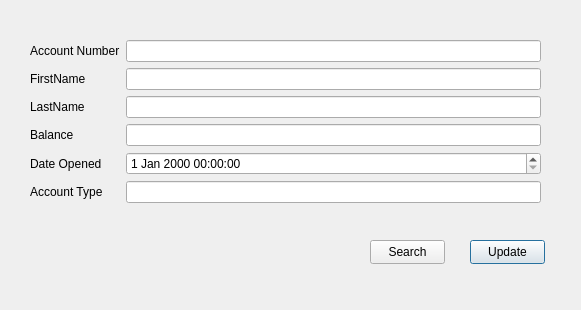
<?xml version="1.0" encoding="UTF-8"?>
<ui version="4.0">
 <class>UpdateAccount</class>
 <widget class="QDialog" name="UpdateAccount">
  <property name="geometry">
   <rect>
    <x>0</x>
    <y>0</y>
    <width>581</width>
    <height>310</height>
   </rect>
  </property>
  <property name="windowTitle">
   <string>Dialog</string>
  </property>
  <widget class="QPushButton" name="updateButton">
   <property name="geometry">
    <rect>
     <x>470</x>
     <y>240</y>
     <width>75</width>
     <height>24</height>
    </rect>
   </property>
   <property name="text">
    <string>Update</string>
   </property>
  </widget>
  <widget class="QWidget" name="formLayoutWidget">
   <property name="geometry">
    <rect>
     <x>30</x>
     <y>40</y>
     <width>511</width>
     <height>171</height>
    </rect>
   </property>
   <layout class="QFormLayout" name="formLayout">
    <item row="1" column="0">
     <widget class="QLabel" name="label">
      <property name="text">
       <string>FirstName </string>
      </property>
     </widget>
    </item>
    <item row="1" column="1">
     <widget class="QLineEdit" name="firstNamelineEdit"/>
    </item>
    <item row="2" column="0">
     <widget class="QLabel" name="label_2">
      <property name="text">
       <string>LastName</string>
      </property>
     </widget>
    </item>
    <item row="2" column="1">
     <widget class="QLineEdit" name="lastNamelineEdit"/>
    </item>
    <item row="3" column="0">
     <widget class="QLabel" name="label_3">
      <property name="text">
       <string>Balance</string>
      </property>
     </widget>
    </item>
    <item row="3" column="1">
     <widget class="QLineEdit" name="balancelineEdit"/>
    </item>
    <item row="4" column="0">
     <widget class="QLabel" name="label_5">
      <property name="text">
       <string>Date Opened </string>
      </property>
     </widget>
    </item>
    <item row="4" column="1">
     <widget class="QDateTimeEdit" name="dateOpenedDateEdit"/>
    </item>
    <item row="5" column="0">
     <widget class="QLabel" name="label_6">
      <property name="text">
       <string>Account Type</string>
      </property>
     </widget>
    </item>
    <item row="5" column="1">
     <widget class="QLineEdit" name="accountTypelineEdit"/>
    </item>
    <item row="0" column="0">
     <widget class="QLabel" name="label_4">
      <property name="text">
       <string>Account Number</string>
      </property>
     </widget>
    </item>
    <item row="0" column="1">
     <widget class="QLineEdit" name="accountNumberlineEdit"/>
    </item>
   </layout>
  </widget>
  <widget class="QPushButton" name="searchButton">
   <property name="geometry">
    <rect>
     <x>370</x>
     <y>240</y>
     <width>75</width>
     <height>24</height>
    </rect>
   </property>
   <property name="text">
    <string>Search</string>
   </property>
  </widget>
 </widget>
 <resources/>
 <connections/>
</ui>
